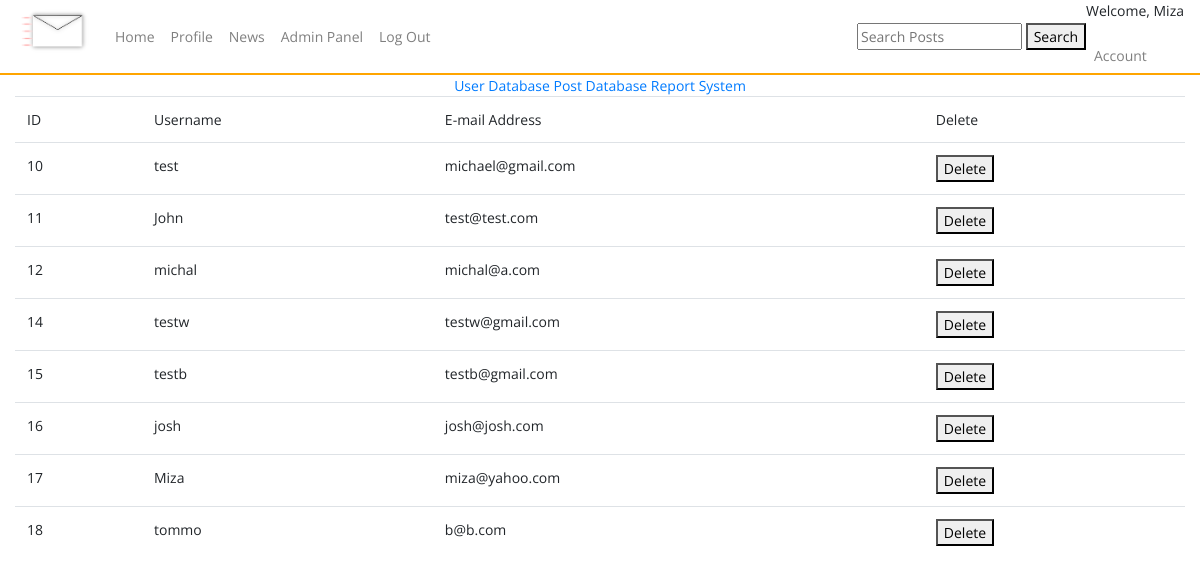
Page /admin/user (signed in) on the earlier database version.
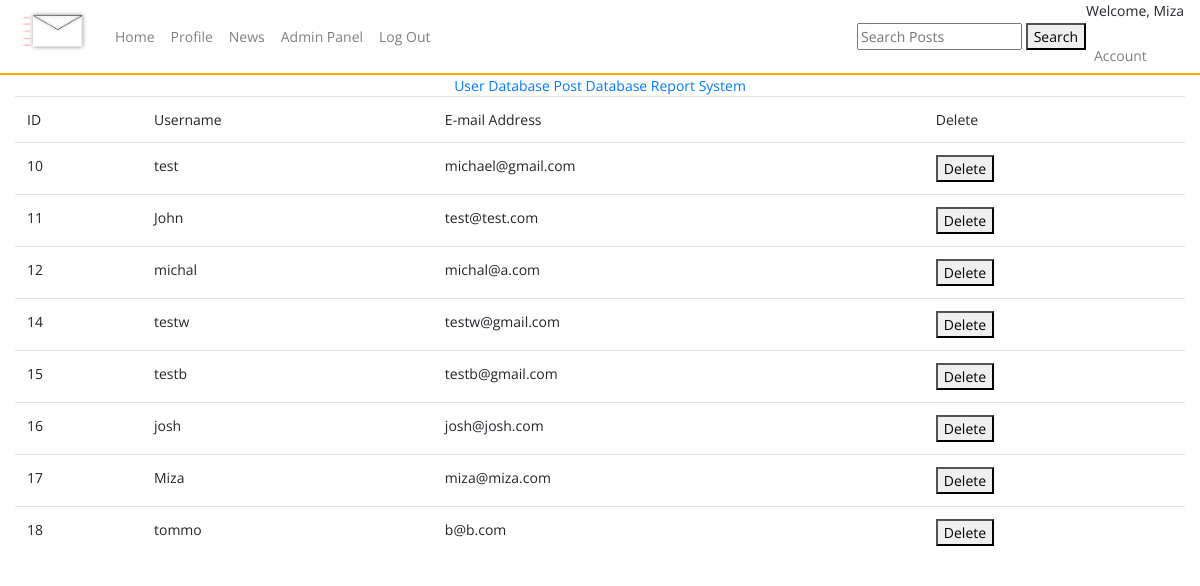
Same page on the later database version.
### tables this page shows
CREATE TABLE users (
    ID INTEGER PRIMARY KEY AUTOINCREMENT,
    username TEXT NOT NULL,
    password TEXT NOT NULL,
    email TEXT NOT NULL UNIQUE
, user_type VARCHAR, whitelisted text, blacklisted text);

### app.py (the view)
@app.route("/admin/user")
def admin_user():
    user=query_db('SELECT * FROM users WHERE username = ?', [session['username']], True)
    if not user['user_type'] == "admin":
        return redirect(url_for('home'))
    user_table=query_db('SELECT * FROM users')
    return render_template("user_database.html", user_table = user_table, user = user)

### app.py (called while the page is built)
def query_db(query, args=(), one=False):
    con = g._database = sqlite3.connect(DATABASE)
    con.row_factory = sqlite3.Row
    cur = con.execute(query, args)
    rv = cur.fetchall()
    cur.close()
    return (rv[0] if rv else None) if one else rv

### templates/user_database.html (shortened to what this page needs)
{% include "admin.html" %}
<div class="container-fluid col">
    <table class="table">
        <tr>
            <td>ID</td>
            <td>Username</td>
            <td>E-mail Address</td>
            <td>Delete</td>
        </tr>
        <tr>
            {% for user in user_table %}
            <td>{{user.ID}}</td>
            <td>{{user.username}}</td>
            <td>{{user.email}}</td>
            <td><button type="button" onClick="{{url_for}}">Delete</td></tr>
            {% endfor %}
        </table>
    </div>

### templates/nav.html (shortened to what this page needs)
<nav class="navbar nav-main navbar-expand-lg navbar-light">
    <a class="navbar-brand">
      <img src="{{url_for('static', filename='assets/logo.png')}}" alt="logo" style="height: 75px;">
    </a>
    <div class="collapse navbar-collapse" id="navbarNav">
      <ul class="navbar-nav">
        <li class="nav-item">
          <a class="nav-link" href="{{ url_for('posts') }}">Home</a>
        </li>
        <li class="nav-item">
          <a class="nav-link" href="{{ url_for('profile') }}">Profile</a>
        </li>
        <li class="nav-item">
          <a class="nav-link" href="{{ url_for('news') }}">News</a>
        </li>
        {% if user.user_type == "admin" %}
        <li class="nav-item">
          <a class="nav-link" href="{{ url_for('admin') }}">Admin Panel</a>
        </li>
        {% endif %}
        <li class="nav-item">
          <a class="nav-link" href="{{ url_for('logout') }}">Log Out</a>
        </li>
      </ul>
    </div>
    <form method="get" action="{{ url_for('search_posts') }}">
      <input type="text" name="query" placeholder="Search Posts">
      <button type="submit">Search</button>
    </form>
    <div class="welcome-session">
      <p>Welcome, {{session.username}}</p>
      <ul class="navbar-nav">
        <li class="nav-item">
          <a class="nav-link" href="{{ url_for('account_settings') }}">Account</a>
        </li>
      </ul>
    </div>
  </nav>

Differences in the rows shown:
changed users "Miza": email "miza@yahoo.com" → "miza@miza.com"
